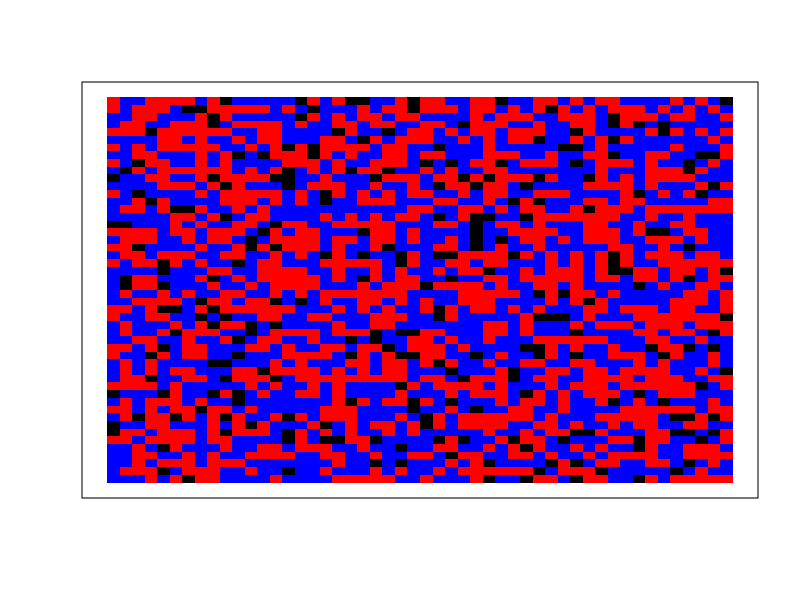
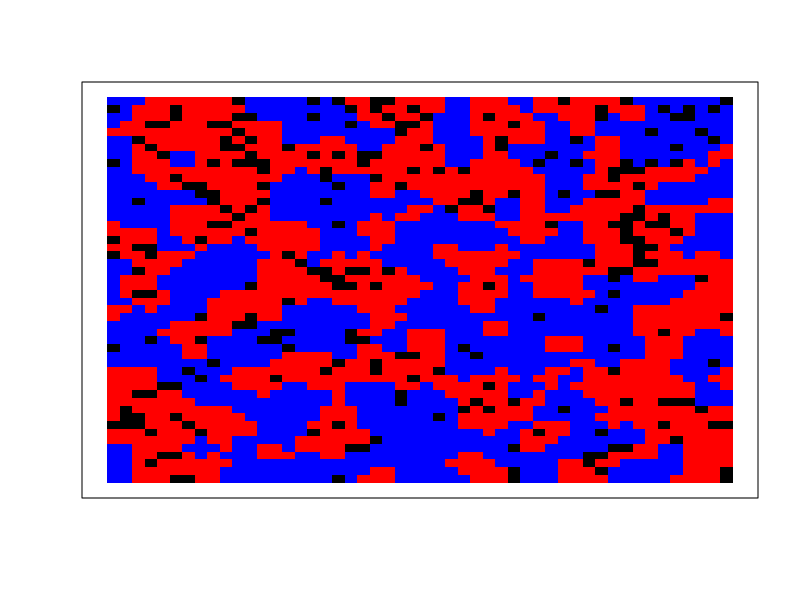

The R source for these figures, in order:
rows <- 50
cols <- 50
proportion.group.1 <- .5
empty <- .1
min.similarity <- 3/8
pop.size.group.1 <- (rows*cols)*(1-empty)*proportion.group.1
pop.size.group.2 <- (rows*cols)*(1-empty)*(1-proportion.group.1)

initial.population <- sample(c(
  rep(1, pop.size.group.1), 
  rep(2, pop.size.group.2), 
  rep(0, (rows*cols)-pop.size.group.1-pop.size.group.2)
))
grid <- matrix(initial.population, nrow=rows, ncol=cols)

visualize.grid <- function(grid){
  image(grid, col=c('black','red','blue'), xaxs=NULL, yaxs=NULL, xaxt='n', yaxt='n')
}
visualize.grid(grid)

empty.locations <- function(grid){
  return(which(grid==0, arr.ind=T))
}

z <- empty.locations(grid)

similarity.to.center <- function(grid.subset, center.val){
  if(center.val == 0){ return(NA) }
  same <- sum(grid.subset==center.val) - 1
  not.same <- sum(grid.subset!=center.val) - sum(grid.subset==0)
  return(same/(same+not.same))
}

unhappy.agents <- function(grid, min.similarity){
  grid.copy <- grid
  for(row in 1:rows){
    for(col in 1:cols){
      similarity.score <- similarity.to.center(grid[max(0, row-1):min(rows,row+1), max(0,col-1):min(cols,col+1)], grid[row,col])
      if(is.na(similarity.score)){
        grid.copy[row,col] <- NA
      } else {
        grid.copy[row,col] <- similarity.score >= min.similarity
      }
    }
  }
  return(which(grid.copy==FALSE, arr.ind = T))
}

one.round <- function(grid, min.similarity){
  empty <- empty.locations(grid)
  unhappy <- unhappy.agents(grid, min.similarity)
  if(length(unhappy)==0){ 
    return(grid) 
  } else {
    new.grid <- grid
    empty <- empty[sample(1:nrow(empty)),]
    for(i in 1:nrow(unhappy)){
      if(i > nrow(empty)){ break; }
      new.grid[empty[i,1],empty[i,2]] <- grid[unhappy[i,1],unhappy[i,2]]
      new.grid[unhappy[i,1],unhappy[i,2]] <- 0
    }
    return(new.grid)
  }
}

done <- FALSE
while(!done){
  new.grid <- one.round(grid, min.similarity)
  if(all(new.grid == grid)){
    done <- TRUE
  } else {
    grid <- new.grid
  }
}
visualize.grid(grid)
